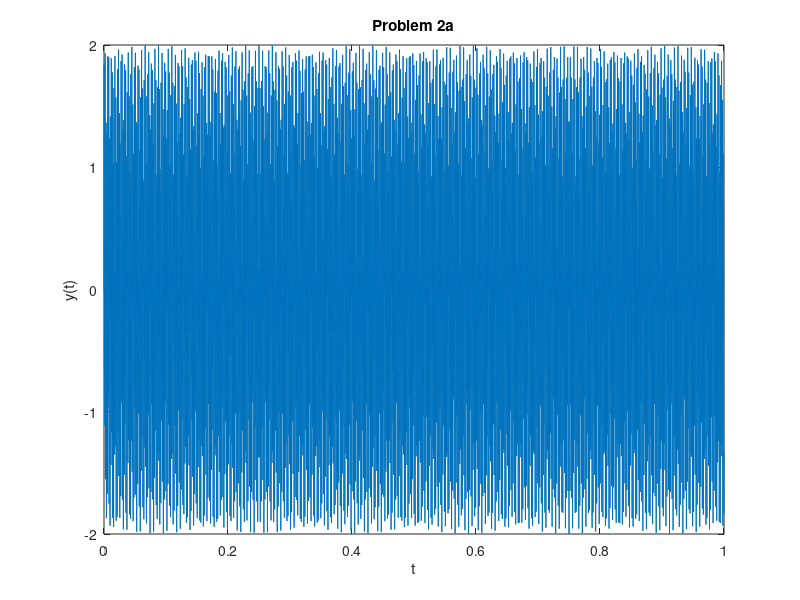
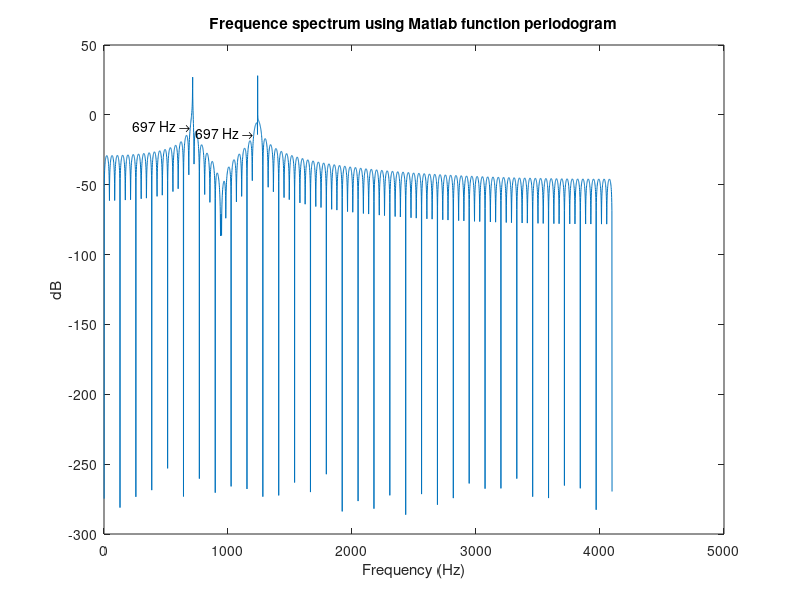
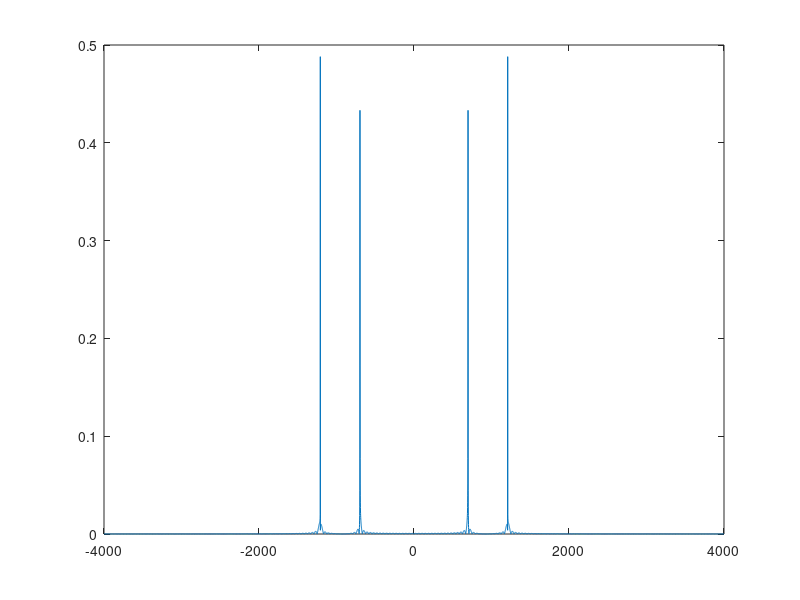

These figures' MATLAB source, in order:
%% Nolan Anderson
% EE 384 
% Classwork 2
% Due 5 September 2021

%% Problem 1

% a
x = [1 2 3 4 5 6 7 8];
X = fft(x)

% b
Y = ifft(X)

% c
N = length(x);
z = zeros(1, N);
Sum = 0;
for k = 1 : N
    for L = 1 : N
         Sum = Sum + x(L) * exp(-2*1i*pi*(L-1)*(k-1)/N);
    end
    z(k) = Sum;
    Sum = 0;
end

for k = 1 : N
    for L = 1 : N
         Sum = Sum + z(L) * exp(2*1i*pi*(L-1)*(k-1)/N);
    end
    x(k) = (1/N) * Sum;
    Sum = 0;
end
z
x
%% Problem 2

% a
f1 = 697; f2 = 1209; fs = 8000; % 697 Hz / 1209 Hz / 8 kHz
dt = 1/fs;
t = 0 : dt : 1-dt;
y = sin(2*pi*f1*t) + sin(2*pi*f2*t);
plot(t, y), xlabel('t'), ylabel('y(t)'), title('Problem 2a');

% b 
figure
y_psd = periodogram(y);
plot(10*log10(y_psd))
title('Frequence spectrum using Matlab function periodogram')
xlabel('Frequency (Hz)'), ylabel('dB')
text(697, 10*log10(y_psd(697)), ' 697 Hz \rightarrow', 'HorizontalAlignment','right');
text(1209, 10*log10(y_psd(1209)), ' 697 Hz \rightarrow', 'HorizontalAlignment','right');

% c
% see screenshot below.

% d
L = length(y);
n = pow2(nextpow2(L));
y_dft = fft(y, n);
y_s = fftshift(y_dft);
f = (-n/2 : n/2 - 1) * (fs / n);

figure
plot(f, abs(y_s) / n);